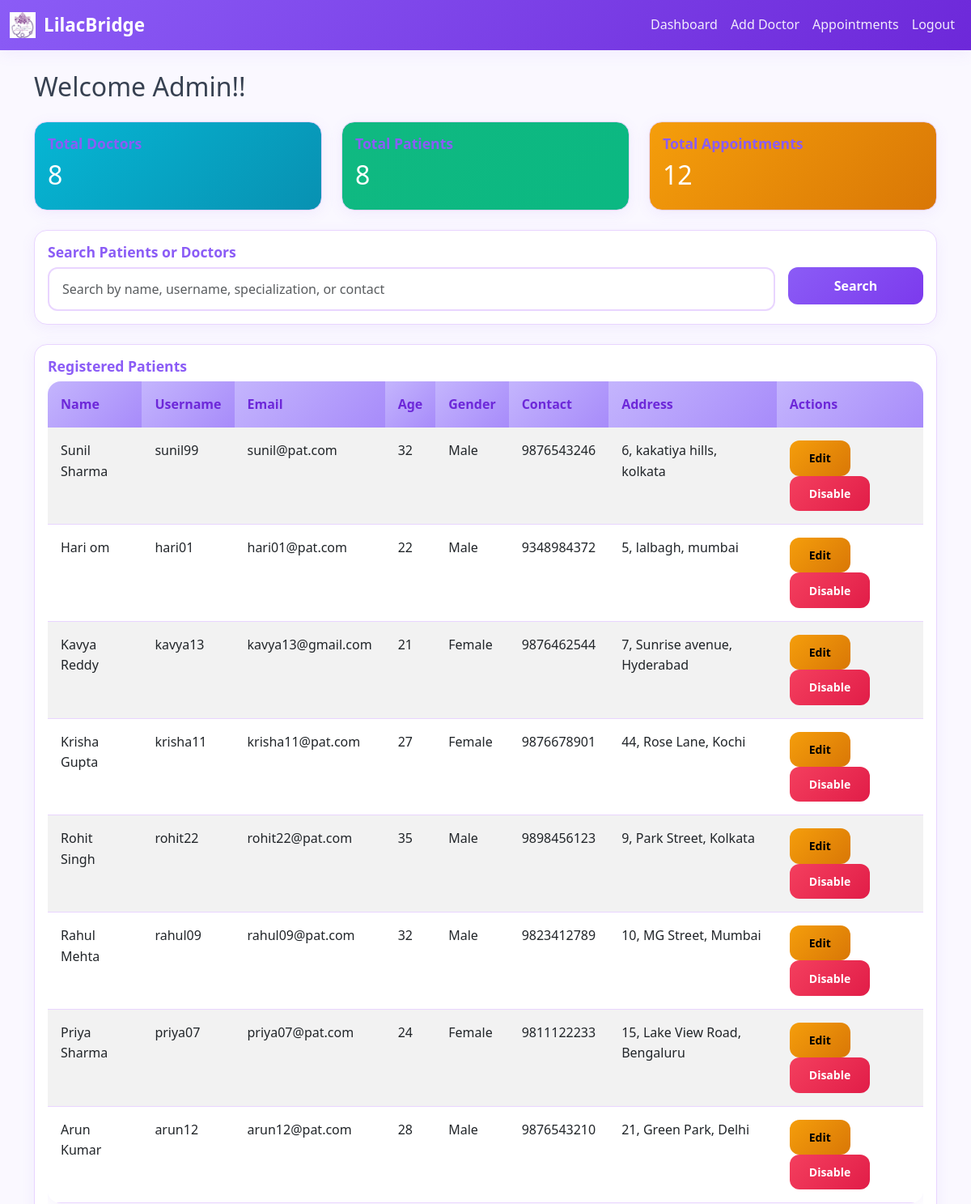
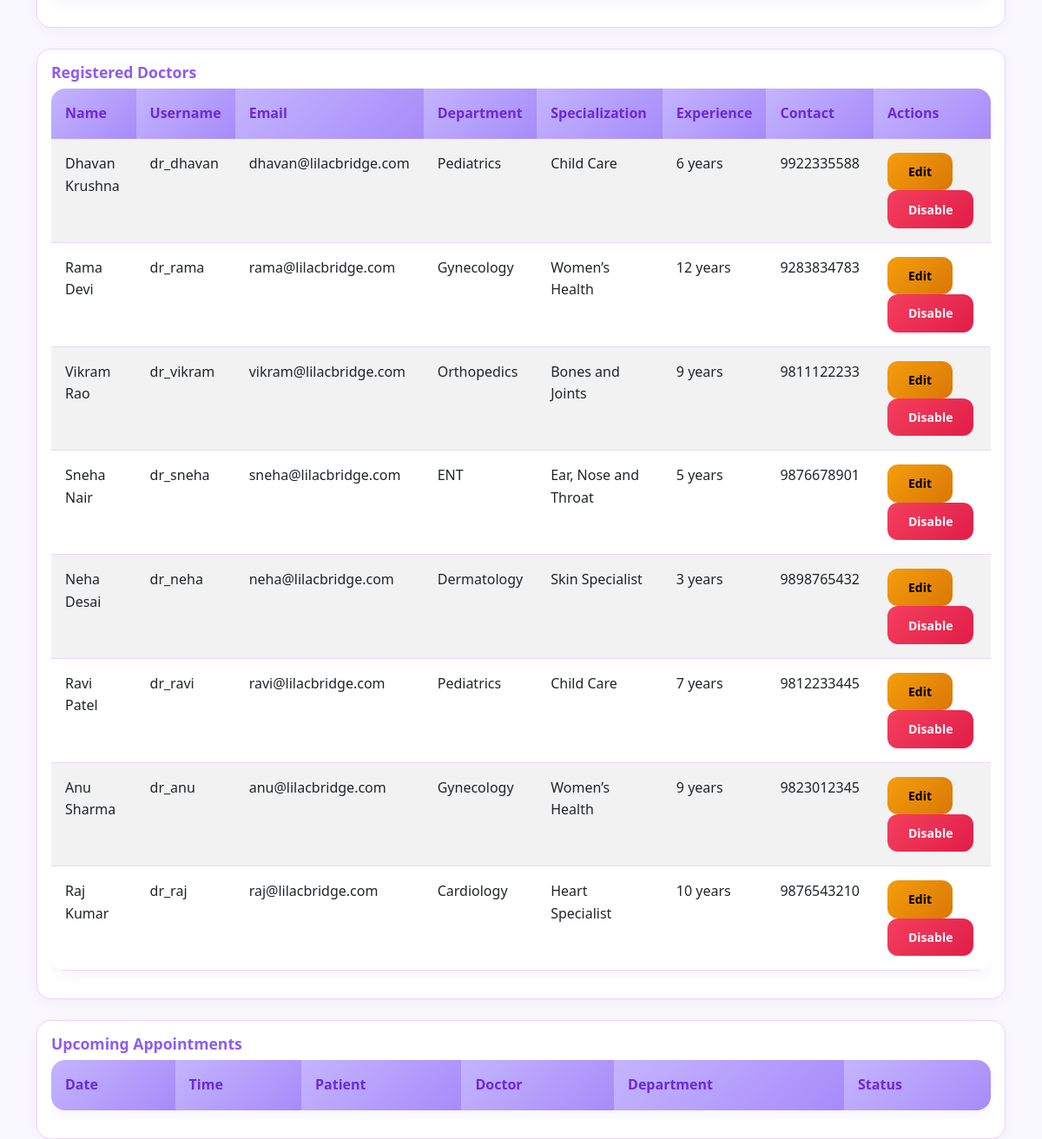
The app's page /admin/dashboard (signed in) with its own data (2 pictures, top to bottom).
### models.py (models this page shows, shortened)
class Patient(db.Model):
    __tablename__ = 'patient'
    id = db.Column(db.Integer, primary_key=True)
    username = db.Column(db.String(80), unique=True, nullable=False)
    email = db.Column(db.String(120), unique=True, nullable=False)
    password_hash = db.Column(db.String(256), nullable=False)
    name = db.Column(db.String(120), nullable=False)
    age = db.Column(db.Integer)
    gender = db.Column(db.String(10))
    contact = db.Column(db.String(20))
    address = db.Column(db.Text)
    is_active = db.Column(db.Boolean, default=True)
    created_at = db.Column(db.DateTime, default=datetime.utcnow)
    appointments = db.relationship('Appointment', backref='patient', lazy=True)

class Doctor(db.Model):
    __tablename__ = 'doctor'
    id = db.Column(db.Integer, primary_key=True)
    username = db.Column(db.String(80), unique=True, nullable=False)
    email = db.Column(db.String(120), unique=True, nullable=False)
    password_hash = db.Column(db.String(256), nullable=False)
    name = db.Column(db.String(120), nullable=False)
    department_id = db.Column(db.Integer, db.ForeignKey('department.id'), nullable=False)
    specialization = db.Column(db.String(120))
    experience = db.Column(db.Integer)
    contact = db.Column(db.String(20))
    is_active = db.Column(db.Boolean, default=True)
    created_at = db.Column(db.DateTime, default=datetime.utcnow)
    appointments = db.relationship('Appointment', backref='doctor', lazy=True)
    availability = db.relationship('DoctorAvailability', backref='doctor', lazy=True, cascade='all, delete-orphan')

class Department(db.Model):
    __tablename__ = 'department'
    id = db.Column(db.Integer, primary_key=True)
    name = db.Column(db.String(100), nullable=False, unique=True)
    description = db.Column(db.Text)
    doctors = db.relationship('Doctor', backref='department', lazy=True, cascade='all, delete-orphan')

### app.py (the view, shortened to what this page needs)
@app.route('/admin/dashboard')
def admin_dashboard():
    if session.get('user_type') != 'admin':
        return redirect(url_for('login'))
    total_doctors = Doctor.query.filter_by(is_active=True).count()
    total_patients = Patient.query.filter_by(is_active=True).count()
    total_appointments = Appointment.query.count()
    upcoming_appointments = Appointment.query.filter(
        Appointment.date >= date.today(),
        Appointment.status == 'Booked'
    ).order_by(Appointment.date, Appointment.time).all()
    registered_patients = Patient.query.order_by(Patient.created_at.desc()).all()
    registered_doctors = Doctor.query.order_by(Doctor.created_at.desc()).all()
    search_query = request.args.get('search', '')
    search_results = {'patients': [], 'doctors': []}
    return render_template('admin_dashboard.html',
                           total_doctors=total_doctors,
                           total_patients=total_patients,
                           total_appointments=total_appointments,
                           upcoming_appointments=upcoming_appointments,
                           registered_patients=registered_patients,
                           registered_doctors=registered_doctors,
                           search_query=search_query,
                           search_results=search_results)

### templates/admin_dashboard.html (shortened to what this page needs)
{% extends "base.html" %}
{% block content %}
<h2 class="mb-4">Welcome Admin!!</h2>
<div class="row mb-4">
    <div class="col-md-4">
        <div class="card bg-info text-white">
            <div class="card-body">
                <h5 class="card-title">Total Doctors</h5>
                <h2>{{ total_doctors }}</h2>
            </div>
        </div>
    </div>
    <div class="col-md-4">
        <div class="card bg-success text-white">
            <div class="card-body">
                <h5 class="card-title">Total Patients</h5>
                <h2>{{ total_patients }}</h2>
            </div>
        </div>
    </div>
    <div class="col-md-4">
        <div class="card bg-warning text-white">
            <div class="card-body">
                <h5 class="card-title">Total Appointments</h5>
                <h2>{{ total_appointments }}</h2>
            </div>
        </div>
    </div>
</div>
<div class="card mb-4">
    <div class="card-body">
        <h5 class="card-title">Search Patients or Doctors</h5>
        <form method="GET" class="row g-3">
            <div class="col-md-10">
                <input type="text" class="form-control" name="search" placeholder="Search by name, username, specialization, or contact"
                    value="{{ search_query }}">
            </div>
            <div class="col-md-2">
                <button type="submit" class="btn btn-primary w-100">Search</button>
            </div>
        </form>
    </div>
</div>
<div class="row">
    <div class="col-md-12 mb-4">
        <div class="card">
            <div class="card-body">
                <h5 class="card-title">Registered Patients</h5>
                <div class="table-responsive">
                    <table class="table table-sm table-striped">
                        <thead>
                            <tr>
                                <th>Name</th>
                                <th>Username</th>
                                <th>Email</th>
                                <th>Age</th>
                                <th>Gender</th>
                                <th>Contact</th>
                                <th>Address</th>
                                <th>Actions</th>
                            </tr>
                        </thead>
                        <tbody>
                            {% for patient in registered_patients %}
                            <tr class="{% if not patient.is_active %}table-secondary{% endif %}">
                                <td>{{ patient.name }}</td>
                                <td>{{ patient.username }}</td>
                                <td>{{ patient.email }}</td>
                                <td>{{ patient.age }}</td>
                                <td>{{ patient.gender }}</td>
                                <td>{{ patient.contact }}</td>
                                <td>{{ patient.address }}</td>
                                <td>
                                    <a href="{{ url_for('edit_patient', patient_id=patient.id) }}" class="btn btn-sm btn-warning">Edit</a>
                                    {% if patient.is_active %}
                                    <a href="{{ url_for('delete_patient', patient_id=patient.id) }}" class="btn btn-sm btn-danger"
                                        onclick="return confirm('Deactivate this patient?')">Disable</a>
                                    {% else %}
                                    <a href="{{ url_for('activate_patient', patient_id=patient.id) }}" class="btn btn-sm btn-success">Activate</a>
                                    {% endif %}
                                </td>
                            </tr>
                            {% endfor %}
                        </tbody>
                    </table>
                </div>
            </div>
        </div>
    </div>
    <div class="col-md-12 mb-4">
        <div class="card">
            <div class="card-body">
                <h5 class="card-title">Registered Doctors</h5>
                <div class="table-responsive">
                    <table class="table table-sm table-striped">
                        <thead>
                            <tr>
                                <th>Name</th>
                                <th>Username</th>
                                <th>Email</th>
                                <th>Department</th>
                                <th>Specialization</th>
                                <th>Experience</th>
                                <th>Contact</th>
                                <th>Actions</th>
                            </tr>
                        </thead>
                        <tbody>
                        {% for doctor in registered_doctors %}
                        <tr class="{% if not doctor.is_active %}table-secondary{% endif %}">
                            <td>{{ doctor.name }}</td>
                            <td>{{ doctor.username }}</td>
                            <td>{{ doctor.email }}</td>
                            <td>{{ doctor.department.name }}</td>
                            <td>{{ doctor.specialization }}</td>
                            <td>{{ doctor.experience }} years</td>
                            <td>{{ doctor.contact }}</td>
                            <td>
                                <a href="{{ url_for('edit_doctor', doctor_id=doctor.id) }}" class="btn btn-sm btn-warning">Edit</a>
                                {% if doctor.is_active %}
                                <a href="{{ url_for('delete_doctor', doctor_id=doctor.id) }}" class="btn btn-sm btn-danger"
                                    onclick="return confirm('Deactivate this doctor?')">Disable</a>
                                {% else %}
                                <a href="{{ url_for('activate_doctor', doctor_id=doctor.id) }}" class="btn btn-sm btn-success">Activate</a>
                                {% endif %}
                            </td>
                        </tr>
                        {% endfor %}
                        </tbody>
                    </table>
                </div>
            </div>
        </div>
    </div>
</div>
<div class="card">
    <div class="card-body">
        <h5 class="card-title">Upcoming Appointments</h5>
        <div class="table-responsive">
            <table class="table">
                <thead>
                    <tr>
                        <th>Date</th>
                        <th>Time</th>
                        <th>Patient</th>
                        <th>Doctor</th>
                        <th>Department</th>
                        <th>Status</th>
                    </tr>
                </thead>
            </table>
        </div>
    </div>
</div>
{% endblock %}

### static/css/style.css (style rules this page uses)
:root { --lilac-bg: #faf8ff; --lilac-card: #ffffff; --lilac-primary: #8b5cf6; --lilac-primary-600: #7c3aed; --lilac-primary-700: #6d28d9; --lilac-secondary: #a78bfa; --lilac-accent: #c4b5fd; --lilac-success: #10b981; --lilac-danger: #f43f5e; --lilac-warning: #f59e0b; --lilac-info: #06b6d4; --lilac-border: #e9d5ff; --lilac-muted: #8b5cf6; --lilac-shadow: 0 10px 30px rgba(139, 92, 246, 0.12); --lilac-shadow-soft: 0 4px 18px rgba(139, 92, 246, 0.08); }
html, body { background: var(--lilac-bg); font-family: ui-sans-serif, system-ui, -apple-system, "Segoe UI", Roboto, "Inter", sans-serif; }
body { color: #374151; line-height: 1.6; padding-top: 72px; }
.card { border: 1px solid var(--lilac-border); border-radius: 16px; background: var(--lilac-card); box-shadow: var(--lilac-shadow-soft); transition: all 0.3s ease; }
.card-title { color: var(--lilac-primary); font-weight: 700; font-size: 1.1rem; }
.btn { border-radius: 12px; font-weight: 600; padding: 0.7rem 1.5rem; transition: all 0.2s ease; }
.btn-primary { background: linear-gradient(135deg, var(--lilac-primary), var(--lilac-primary-600)); border: none; color: white; }
.btn-warning { background: linear-gradient(135deg, var(--lilac-warning), #d97706); border: none; }
.btn-danger { background: linear-gradient(135deg, var(--lilac-danger), #e11d48); border: none; }
.table { background: var(--lilac-card); border-radius: 16px; overflow: hidden; box-shadow: var(--lilac-shadow-soft); }
.table thead th { background: linear-gradient(135deg, var(--lilac-accent), var(--lilac-secondary)); color: var(--lilac-primary-700); border: none; font-weight: 700; padding: 1rem; }
.table tbody td { padding: 1rem; border-color: var(--lilac-border); }
.form-control, .form-select { border-radius: 12px; border: 2px solid var(--lilac-border); padding: 0.8rem 1rem; transition: all 0.2s ease; }
.bg-info { background: linear-gradient(135deg, var(--lilac-info), #0891b2) !important; }
.bg-success { background: linear-gradient(135deg, var(--lilac-success), #0bb882) !important; }
.bg-warning { background: linear-gradient(135deg, var(--lilac-warning), #d97706) !important; }

### records on screen
Patient: name "Sunil Sharma", username "sunil99", email "sunil@pat.com", age "32", gender "Male", contact "9876543246", address "6, kakatiya hills, kolkata"
Patient: name "Hari om", username "hari01", email "hari01@pat.com", age "22", gender "Male", contact "9348984372", address "5, lalbagh, mumbai"
Patient: name "Kavya Reddy", username "kavya13", email "kavya13@gmail.com", age "21", gender "Female", contact "9876462544", address "7, Sunrise avenue, Hyderabad"
Patient: name "Krisha Gupta", username "krisha11", email "krisha11@pat.com", age "27", gender "Female", contact "9876678901", address "44, Rose Lane, Kochi"
Patient: name "Rohit Singh", username "rohit22", email "rohit22@pat.com", age "35", gender "Male", contact "9898456123", address "9, Park Street, Kolkata"
Patient: name "Rahul Mehta", username "rahul09", email "rahul09@pat.com", age "32", gender "Male", contact "9823412789", address "10, MG Street, Mumbai"
Patient: name "Priya Sharma", username "priya07", email "priya07@pat.com", age "24", gender "Female", contact "9811122233", address "15, Lake View Road, Bengaluru"
Patient: name "Arun Kumar", username "arun12", email "arun12@pat.com", age "28", gender "Male", contact "9876543210", address "21, Green Park, Delhi"
Doctor: name "Dhavan Krushna", username "dr_dhavan", email "dhavan@lilacbridge.com", department.name "Pediatrics", specialization "Child Care", experience "6", contact "9922335588"
Doctor: name "Rama Devi", username "dr_rama", email "rama@lilacbridge.com", department.name "Gynecology", specialization "Women’s Health", experience "12", contact "9283834783"
Doctor: name "Vikram Rao", username "dr_vikram", email "vikram@lilacbridge.com", department.name "Orthopedics", specialization "Bones and Joints", experience "9", contact "9811122233"
Doctor: name "Sneha Nair", username "dr_sneha", email "sneha@lilacbridge.com", department.name "ENT", specialization "Ear, Nose and Throat", experience "5", contact "9876678901"
Doctor: name "Neha Desai", username "dr_neha", email "neha@lilacbridge.com", department.name "Dermatology", specialization "Skin Specialist", experience "3", contact "9898765432"
Doctor: name "Ravi Patel", username "dr_ravi", email "ravi@lilacbridge.com", department.name "Pediatrics", specialization "Child Care", experience "7", contact "9812233445"
Doctor: name "Anu Sharma", username "dr_anu", email "anu@lilacbridge.com", department.name "Gynecology", specialization "Women’s Health", experience "9", contact "9823012345"
Doctor: name "Raj Kumar", username "dr_raj", email "raj@lilacbridge.com", department.name "Cardiology", specialization "Heart Specialist", experience "10", contact "9876543210"

### other values on screen
{{ total_doctors }} "8"
{{ total_patients }} "8"
{{ total_appointments }} "12"
